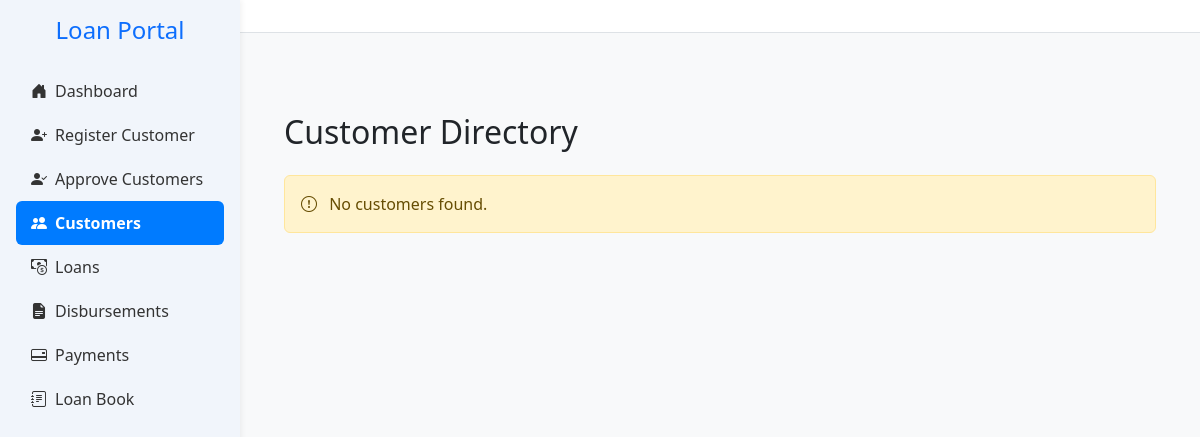
The page /customers on the database as committed earlier.
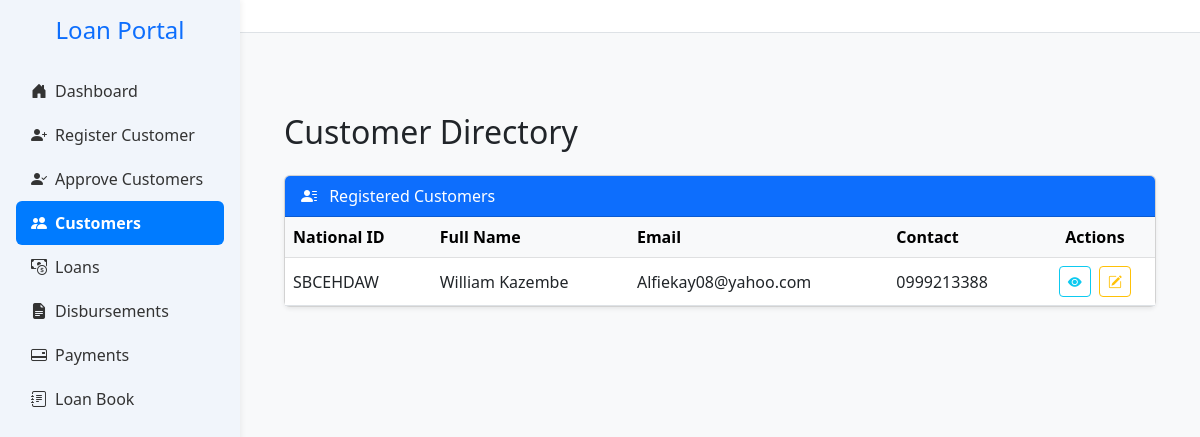
The same page on the database as committed later.
### app.py (models this page shows, shortened)
class Customer(db.Model):
    __tablename__ = 'customers'
    id = db.Column(db.Integer, primary_key=True)
    national_id = db.Column(db.String(20), unique=True, nullable=False)
    first_name = db.Column(db.String(100), nullable=False)
    last_name = db.Column(db.String(100), nullable=False)
    gender = db.Column(db.String(10))
    dob = db.Column(db.String(20))
    title = db.Column(db.String(20))
    email = db.Column(db.String(100), nullable=False)
    contact = db.Column(db.String(20))
    address = db.Column(db.String(255))
    next_of_kin_name = db.Column(db.String(20),nullable=False)
    next_of_kin_relationship = db.Column(db.String(20),nullable=False)
    next_of_kin_contact = db.Column(db.String(20))
    employer = db.Column(db.String(100), nullable=False)
    job_title = db.Column(db.String(100))
    salary = db.Column(db.Float)
    service_length = db.Column(db.String(50))
    bank_name = db.Column(db.String(100))
    bank_account = db.Column(db.String(20), nullable=False)
    salary_deposited = db.Column(db.String(10))
    district = db.Column(db.String(100))
    region = db.Column(db.String(100))
    amount_requested = db.Column(db.Float)
    status = db.Column(db.String(20), default='pending')
    is_approved_for_creation = db.Column(db.Boolean, default=False)
    maker_id = db.Column(db.Integer, nullable=False)
    checker_id = db.Column(db.Integer)
    is_approved_for_deletion = db.Column(db.Boolean, default=False)
    file_number = db.Column(db.String(20))
    created_at = db.Column(db.DateTime, default=datetime.utcnow)
    loans = db.relationship('LoanApplication', back_populates='customer')

### app.py (the view)
@app.route('/customers')
def customers():
    approved_customers = Customer.query.filter_by(is_approved_for_creation=True).all()
    return render_template('customers_list.html', customers=approved_customers)

### templates/customers_list.html (shortened to what this page needs)
{% extends 'base.html' %}
{% block content %}
<div class="container mt-5">
    <h2 class="mb-4">Customer Directory</h2>
    {% if customers %}
    <div class="card shadow-sm">
        <div class="card-header bg-primary text-white">
            <i class="bi bi-person-lines-fill me-2"></i> Registered Customers
        </div>
        <div class="card-body p-0">
            <div class="table-responsive">
                <table class="table table-hover align-middle mb-0">
                    <thead class="table-light">
                        <tr>
                            <th scope="col">National ID</th>
                            <th scope="col">Full Name</th>
                            <th scope="col">Email</th>
                            <th scope="col">Contact</th>
                            <th scope="col" class="text-center">Actions</th>
                        </tr>
                    </thead>
                    <tbody>
                        {% for customer in customers %}
                        <tr>
                            <td>{{ customer.national_id }}</td>
                            <td>{{ customer.first_name }} {{ customer.last_name }}</td>
                            <td>{{ customer.email }}</td>
                            <td>{{ customer.contact }}</td>
                            <td class="text-center">
                                <a href="{{ url_for('view_customer', customer_id=customer.id) }}"
                                   class="btn btn-sm btn-outline-info me-1" title="View">
                                    <i class="bi bi-eye-fill"></i>
                                </a>
                                <a href="{{ url_for('edit_customer', customer_id=customer.id) }}"
                                   class="btn btn-sm btn-outline-warning" title="Edit">
                                    <i class="bi bi-pencil-square"></i>
                                </a>
                            </td>
                        </tr>
                        {% endfor %}
                    </tbody>
                </table>
            </div>
        </div>
    </div>
    {% else %}
    <div class="alert alert-warning mt-4">
        <i class="bi bi-exclamation-circle me-2"></i>
        No customers found.
    </div>
    {% endif %}
</div>
{% endblock %}

Rows that differ between the two databases and show on the page:
added Customer: national_id "SBCEHDAW", first_name "William", last_name "Kazembe", email "Alfiekay08@yahoo.com", contact "0999213388"
Other text that changed with them:
text no longer shown: "No customers found."
text now shown: "Registered Customers National ID Full Name Email Contact Actions"
